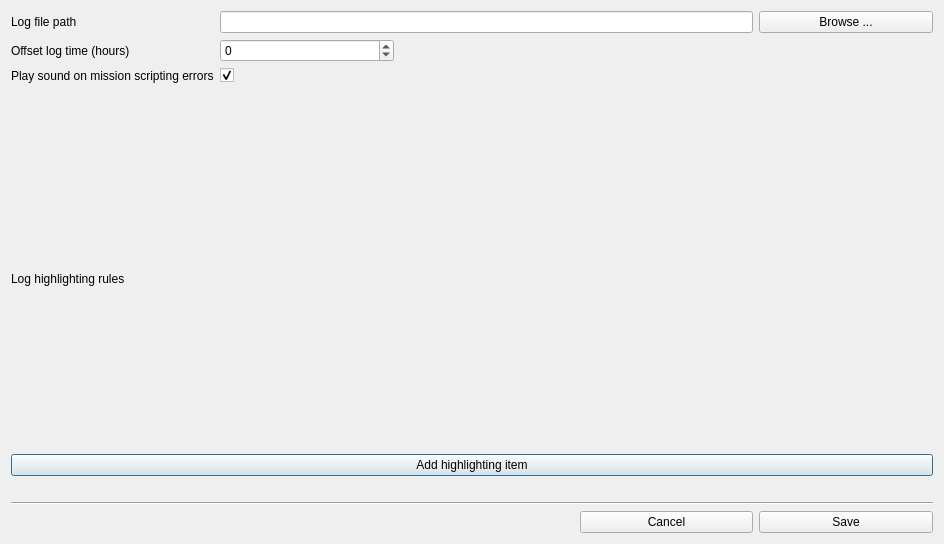
<?xml version="1.0" encoding="UTF-8"?>
<ui version="4.0">
 <class>settings_dialog</class>
 <widget class="QDialog" name="settings_dialog">
  <property name="geometry">
   <rect>
    <x>0</x>
    <y>0</y>
    <width>944</width>
    <height>544</height>
   </rect>
  </property>
  <property name="windowTitle">
   <string>Settings</string>
  </property>
  <layout class="QGridLayout" name="gridLayout">
   <item row="8" column="0" colspan="5">
    <layout class="QVBoxLayout" name="log_highlighting_rules_layout">
     <item>
      <widget class="QPushButton" name="btn_add_item">
       <property name="text">
        <string>Add highlighting item</string>
       </property>
      </widget>
     </item>
    </layout>
   </item>
   <item row="0" column="0">
    <widget class="QLabel" name="temp_folder_3">
     <property name="text">
      <string>Log file path</string>
     </property>
    </widget>
   </item>
   <item row="11" column="4">
    <widget class="QPushButton" name="btn_save">
     <property name="text">
      <string>Save</string>
     </property>
    </widget>
   </item>
   <item row="1" column="0">
    <widget class="QLabel" name="temp_folder_4">
     <property name="text">
      <string>Offset log time (hours)</string>
     </property>
    </widget>
   </item>
   <item row="0" column="1" colspan="3">
    <widget class="QLineEdit" name="txt_log_file">
     <property name="placeholderText">
      <string/>
     </property>
    </widget>
   </item>
   <item row="11" column="3">
    <widget class="QPushButton" name="btn_cancel">
     <property name="text">
      <string>Cancel</string>
     </property>
    </widget>
   </item>
   <item row="5" column="0">
    <spacer name="verticalSpacer_2">
     <property name="orientation">
      <enum>Qt::Vertical</enum>
     </property>
     <property name="sizeType">
      <enum>QSizePolicy::Fixed</enum>
     </property>
     <property name="sizeHint" stdset="0">
      <size>
       <width>20</width>
       <height>20</height>
      </size>
     </property>
    </spacer>
   </item>
   <item row="0" column="4">
    <widget class="QPushButton" name="btn_browse">
     <property name="text">
      <string>Browse ...</string>
     </property>
    </widget>
   </item>
   <item row="10" column="0" colspan="5">
    <widget class="Line" name="line">
     <property name="orientation">
      <enum>Qt::Horizontal</enum>
     </property>
    </widget>
   </item>
   <item row="9" column="1">
    <spacer name="verticalSpacer">
     <property name="orientation">
      <enum>Qt::Vertical</enum>
     </property>
     <property name="sizeType">
      <enum>QSizePolicy::Fixed</enum>
     </property>
     <property name="sizeHint" stdset="0">
      <size>
       <width>20</width>
       <height>20</height>
      </size>
     </property>
    </spacer>
   </item>
   <item row="1" column="1">
    <widget class="QSpinBox" name="spin_offset_time">
     <property name="minimum">
      <number>-12</number>
     </property>
     <property name="maximum">
      <number>12</number>
     </property>
    </widget>
   </item>
   <item row="3" column="1">
    <widget class="QCheckBox" name="chk_play_sound_on_mission_scripting_errors">
     <property name="text">
      <string/>
     </property>
     <property name="checked">
      <bool>true</bool>
     </property>
     <property name="tristate">
      <bool>false</bool>
     </property>
    </widget>
   </item>
   <item row="7" column="0" colspan="4">
    <widget class="QLabel" name="label_2">
     <property name="text">
      <string>Log highlighting rules</string>
     </property>
    </widget>
   </item>
   <item row="3" column="0">
    <widget class="QLabel" name="label">
     <property name="text">
      <string>Play sound on mission scripting errors</string>
     </property>
    </widget>
   </item>
  </layout>
 </widget>
 <resources/>
 <connections/>
</ui>
